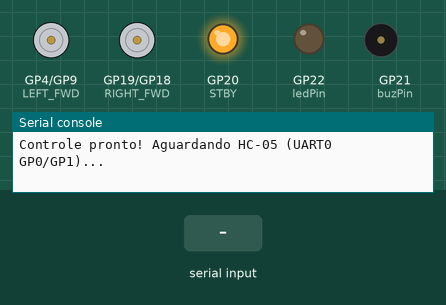
Simulated run of this program. Board: Raspberry Pi Pico running MicroPython. Parts: motor-driver pin pairs drawn as motors (green arrow = first pin HIGH = forward, orange = second pin HIGH = backward, longer = more drive, scaled by the enable pin, stopped while the standby pin is LOW), output pins drawn as LEDs (lit = HIGH), buzzer (waves = sounding, pin HIGH), the last lines printed to the serial console. Inputs (shaded band) come from the test bench.

Above: at 1.2 s.
1.3 s: "F" received over the second serial link
At 2.5 s:
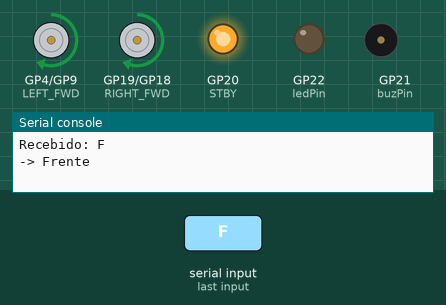
2.8 s: "B" received over the second serial link
At 3.8 s:
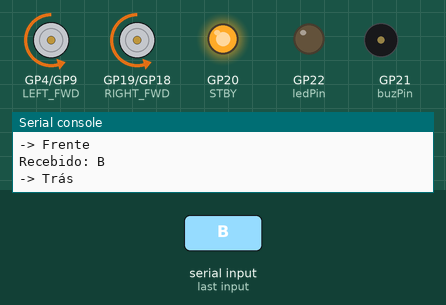
4.3 s: "L" received over the second serial link
At 5.0 s:
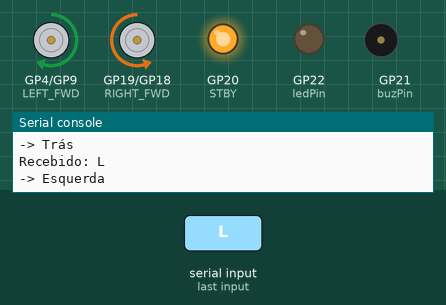
5.8 s: "R" received over the second serial link
At 6.1 s:
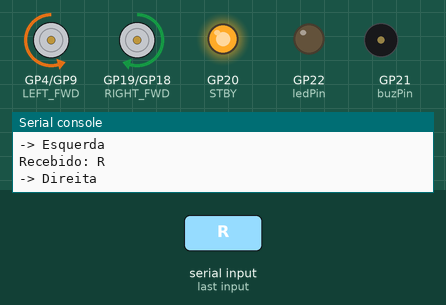
7.3 s: "Y" received over the second serial link
At 7.4 s:
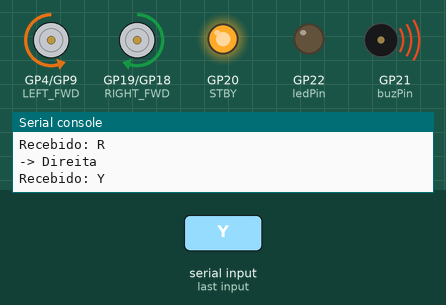
9.0 s: "X" received over the second serial link
At 9.5 s:
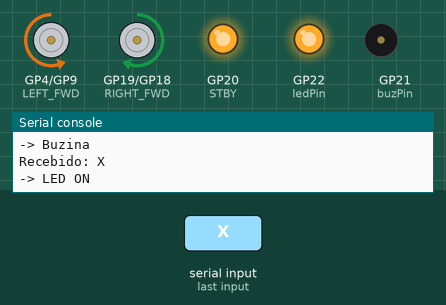
Timing chart, 0 to 11.5 s (numbered marks = the images above; inputs shaded):
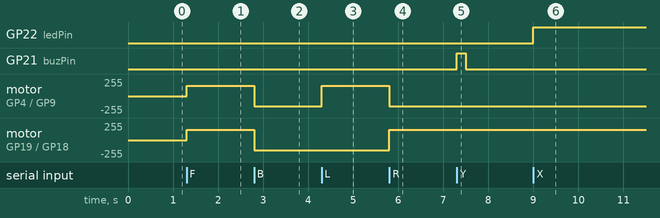

Measured:
- after the input at 1.3 s, motor on GP4 (LEFT_FWD) / GP9 (LEFT_BWD), motor on GP19 (RIGHT_FWD) / GP18 (RIGHT_BWD): stopped → forward 156/255 at once
- after the input at 2.8 s, motor on GP4 (LEFT_FWD) / GP9 (LEFT_BWD), motor on GP19 (RIGHT_FWD) / GP18 (RIGHT_BWD): forward 156/255 → backward 156/255 at once
- after the input at 4.3 s, motor on GP4 (LEFT_FWD) / GP9 (LEFT_BWD): backward 156/255 → forward 156/255 at once
- after the input at 5.8 s, motor on GP4 (LEFT_FWD) / GP9 (LEFT_BWD): forward 156/255 → backward 156/255 at once; motor on GP19 (RIGHT_FWD) / GP18 (RIGHT_BWD): backward 156/255 → forward 156/255 at once
- after the input at 7.3 s, GP21 (buzPin): LOW → HIGH at once, → LOW 0.20 s later
- after the input at 9.0 s, GP22 (ledPin): LOW → HIGH at once

The program:

main.py
```python
from machine import Pin, PWM, UART
from time import sleep

uart = UART(0, baudrate=9600, tx=Pin(0), rx=Pin(1))

STBY = Pin(20, Pin.OUT)
STBY.value(1)

LEFT_FWD = Pin(4, Pin.OUT)
LEFT_BWD = Pin(9, Pin.OUT)
LEFT_PWM = PWM(Pin(8))

RIGHT_FWD = Pin(19, Pin.OUT)
RIGHT_BWD = Pin(18, Pin.OUT)
RIGHT_PWM = PWM(Pin(16))

buzPin = Pin(21, Pin.OUT)
ledPin = Pin(22, Pin.OUT)

LEFT_PWM.freq(1000)
RIGHT_PWM.freq(1000)
valSpeed = 40000

def set_speed(duty):
    global valSpeed
    valSpeed = duty
    LEFT_PWM.duty_u16(valSpeed)
    RIGHT_PWM.duty_u16(valSpeed)

def stop_all():
    LEFT_FWD.value(0); LEFT_BWD.value(0); LEFT_PWM.duty_u16(0)
    RIGHT_FWD.value(0); RIGHT_BWD.value(0); RIGHT_PWM.duty_u16(0)

def forward():
    LEFT_FWD.value(1); LEFT_BWD.value(0); LEFT_PWM.duty_u16(valSpeed)
    RIGHT_FWD.value(1); RIGHT_BWD.value(0); RIGHT_PWM.duty_u16(valSpeed)

def backward():
    LEFT_FWD.value(0); LEFT_BWD.value(1); LEFT_PWM.duty_u16(valSpeed)
    RIGHT_FWD.value(0); RIGHT_BWD.value(1); RIGHT_PWM.duty_u16(valSpeed)

def left():
    LEFT_FWD.value(1); LEFT_BWD.value(0); LEFT_PWM.duty_u16(valSpeed)
    RIGHT_FWD.value(0); RIGHT_BWD.value(1); RIGHT_PWM.duty_u16(valSpeed)

def right():
    LEFT_FWD.value(0); LEFT_BWD.value(1); LEFT_PWM.duty_u16(valSpeed)
    RIGHT_FWD.value(1); RIGHT_BWD.value(0); RIGHT_PWM.duty_u16(valSpeed)

print("Controle pronto! Aguardando HC-05 (UART0 GP0/GP1)...")

while True:
    if uart.any():
        b = uart.read(1)
        if not b:
            continue
        try:
            command = b.decode('utf-8').strip().upper()
        except:
            continue
        if command == "":
            continue
        print("Recebido:", command)
        cmd = command[0]
        if cmd == 'F':
            forward(); print("-> Frente")
        elif cmd == 'B':
            backward(); print("-> Trás")
        elif cmd == 'L':
            left(); print("-> Esquerda")
        elif cmd == 'R':
            right(); print("-> Direita")
        elif cmd == 'S':
            stop_all(); print("-> Parar")
        elif cmd == 'Y':
            buzPin.value(1); sleep(0.2); buzPin.value(0); print("-> Buzina")
        elif cmd == 'X':
            ledPin.value(1); print("-> LED ON")
        elif cmd == 'x':
            ledPin.value(0); print("-> LED OFF")
        elif cmd in '0123456789':
            scale = int(cmd)
            set_speed(int(65535 * scale / 9))
            print("-> Velocidade ajustada:", scale)
```
